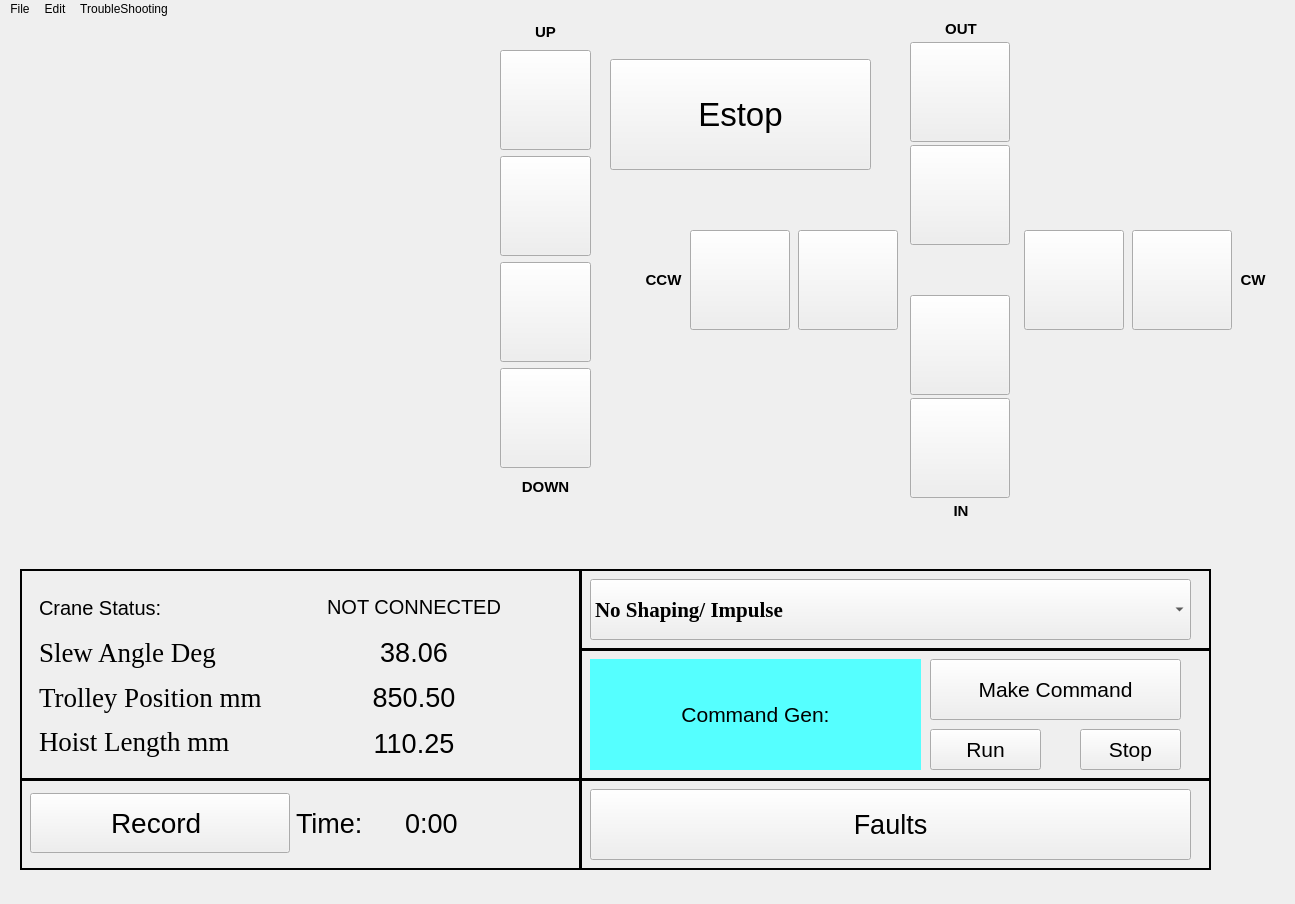
<?xml version="1.0" encoding="UTF-8"?>
<ui version="4.0">
 <class>MainWindow</class>
 <widget class="QMainWindow" name="MainWindow">
  <property name="geometry">
   <rect>
    <x>0</x>
    <y>0</y>
    <width>1295</width>
    <height>904</height>
   </rect>
  </property>
  <property name="windowTitle">
   <string>MainWindow</string>
  </property>
  <property name="styleSheet">
   <string notr="true">border-color: rgb(0, 0, 0);

</string>
  </property>
  <widget class="QWidget" name="centralwidget">
   <widget class="QWidget" name="crane_loc_img" native="true">
    <property name="geometry">
     <rect>
      <x>40</x>
      <y>80</y>
      <width>471</width>
      <height>471</height>
     </rect>
    </property>
   </widget>
   <widget class="QWidget" name="verticalLayoutWidget_2">
    <property name="geometry">
     <rect>
      <x>500</x>
      <y>0</y>
      <width>91</width>
      <height>480</height>
     </rect>
    </property>
    <layout class="QVBoxLayout" name="verticalLayout">
     <item>
      <widget class="QLabel" name="up_label">
       <property name="sizePolicy">
        <sizepolicy hsizetype="Preferred" vsizetype="Preferred">
         <horstretch>0</horstretch>
         <verstretch>0</verstretch>
        </sizepolicy>
       </property>
       <property name="font">
        <font>
         <pointsize>11</pointsize>
         <weight>75</weight>
         <bold>true</bold>
        </font>
       </property>
       <property name="layoutDirection">
        <enum>Qt::LeftToRight</enum>
       </property>
       <property name="text">
        <string>UP</string>
       </property>
       <property name="alignment">
        <set>Qt::AlignCenter</set>
       </property>
      </widget>
     </item>
     <item>
      <widget class="QPushButton" name="hoist_up_up_button">
       <property name="sizePolicy">
        <sizepolicy hsizetype="Fixed" vsizetype="Fixed">
         <horstretch>0</horstretch>
         <verstretch>0</verstretch>
        </sizepolicy>
       </property>
       <property name="minimumSize">
        <size>
         <width>0</width>
         <height>100</height>
        </size>
       </property>
       <property name="maximumSize">
        <size>
         <width>100</width>
         <height>16777215</height>
        </size>
       </property>
       <property name="text">
        <string/>
       </property>
       <property name="iconSize">
        <size>
         <width>30</width>
         <height>30</height>
        </size>
       </property>
      </widget>
     </item>
     <item>
      <widget class="QPushButton" name="hoist_up_button">
       <property name="minimumSize">
        <size>
         <width>0</width>
         <height>100</height>
        </size>
       </property>
       <property name="maximumSize">
        <size>
         <width>100</width>
         <height>16777215</height>
        </size>
       </property>
       <property name="text">
        <string/>
       </property>
      </widget>
     </item>
     <item>
      <widget class="QPushButton" name="hoist_down_button">
       <property name="minimumSize">
        <size>
         <width>0</width>
         <height>100</height>
        </size>
       </property>
       <property name="maximumSize">
        <size>
         <width>100</width>
         <height>16777215</height>
        </size>
       </property>
       <property name="text">
        <string/>
       </property>
      </widget>
     </item>
     <item>
      <widget class="QPushButton" name="hoist_down_down_button">
       <property name="minimumSize">
        <size>
         <width>0</width>
         <height>100</height>
        </size>
       </property>
       <property name="maximumSize">
        <size>
         <width>100</width>
         <height>16777215</height>
        </size>
       </property>
       <property name="text">
        <string/>
       </property>
      </widget>
     </item>
     <item>
      <widget class="QLabel" name="down_label">
       <property name="sizePolicy">
        <sizepolicy hsizetype="Preferred" vsizetype="Preferred">
         <horstretch>0</horstretch>
         <verstretch>0</verstretch>
        </sizepolicy>
       </property>
       <property name="font">
        <font>
         <pointsize>11</pointsize>
         <weight>75</weight>
         <bold>true</bold>
        </font>
       </property>
       <property name="layoutDirection">
        <enum>Qt::LeftToRight</enum>
       </property>
       <property name="text">
        <string>DOWN</string>
       </property>
       <property name="alignment">
        <set>Qt::AlignCenter</set>
       </property>
      </widget>
     </item>
    </layout>
   </widget>
   <widget class="QWidget" name="verticalLayoutWidget_3">
    <property name="geometry">
     <rect>
      <x>910</x>
      <y>0</y>
      <width>102</width>
      <height>502</height>
     </rect>
    </property>
    <layout class="QVBoxLayout" name="verticalLayout_2">
     <property name="spacing">
      <number>3</number>
     </property>
     <item>
      <widget class="QLabel" name="out_label">
       <property name="sizePolicy">
        <sizepolicy hsizetype="Preferred" vsizetype="Preferred">
         <horstretch>0</horstretch>
         <verstretch>0</verstretch>
        </sizepolicy>
       </property>
       <property name="font">
        <font>
         <pointsize>11</pointsize>
         <weight>75</weight>
         <bold>true</bold>
        </font>
       </property>
       <property name="layoutDirection">
        <enum>Qt::LeftToRight</enum>
       </property>
       <property name="text">
        <string>OUT</string>
       </property>
       <property name="alignment">
        <set>Qt::AlignCenter</set>
       </property>
      </widget>
     </item>
     <item>
      <widget class="QPushButton" name="trolley_back_back_button">
       <property name="sizePolicy">
        <sizepolicy hsizetype="Fixed" vsizetype="Fixed">
         <horstretch>0</horstretch>
         <verstretch>0</verstretch>
        </sizepolicy>
       </property>
       <property name="minimumSize">
        <size>
         <width>100</width>
         <height>100</height>
        </size>
       </property>
       <property name="maximumSize">
        <size>
         <width>100</width>
         <height>16777215</height>
        </size>
       </property>
       <property name="text">
        <string/>
       </property>
      </widget>
     </item>
     <item>
      <widget class="QPushButton" name="trolley_back_button">
       <property name="minimumSize">
        <size>
         <width>0</width>
         <height>100</height>
        </size>
       </property>
       <property name="maximumSize">
        <size>
         <width>100</width>
         <height>16777215</height>
        </size>
       </property>
       <property name="text">
        <string/>
       </property>
      </widget>
     </item>
     <item>
      <widget class="QLabel" name="trolley_spacer">
       <property name="minimumSize">
        <size>
         <width>0</width>
         <height>44</height>
        </size>
       </property>
       <property name="maximumSize">
        <size>
         <width>50</width>
         <height>44</height>
        </size>
       </property>
       <property name="text">
        <string/>
       </property>
      </widget>
     </item>
     <item>
      <widget class="QPushButton" name="trolley_forward_button">
       <property name="minimumSize">
        <size>
         <width>0</width>
         <height>100</height>
        </size>
       </property>
       <property name="maximumSize">
        <size>
         <width>100</width>
         <height>16777215</height>
        </size>
       </property>
       <property name="text">
        <string/>
       </property>
      </widget>
     </item>
     <item>
      <widget class="QPushButton" name="trolley_forward_forward_button">
       <property name="minimumSize">
        <size>
         <width>0</width>
         <height>100</height>
        </size>
       </property>
       <property name="maximumSize">
        <size>
         <width>100</width>
         <height>16777215</height>
        </size>
       </property>
       <property name="text">
        <string/>
       </property>
      </widget>
     </item>
     <item>
      <widget class="QLabel" name="in_label">
       <property name="sizePolicy">
        <sizepolicy hsizetype="Preferred" vsizetype="Preferred">
         <horstretch>0</horstretch>
         <verstretch>0</verstretch>
        </sizepolicy>
       </property>
       <property name="font">
        <font>
         <pointsize>11</pointsize>
         <weight>75</weight>
         <bold>true</bold>
        </font>
       </property>
       <property name="layoutDirection">
        <enum>Qt::LeftToRight</enum>
       </property>
       <property name="text">
        <string>IN</string>
       </property>
       <property name="alignment">
        <set>Qt::AlignCenter</set>
       </property>
      </widget>
     </item>
    </layout>
   </widget>
   <widget class="QWidget" name="horizontalLayoutWidget">
    <property name="geometry">
     <rect>
      <x>640</x>
      <y>210</y>
      <width>632</width>
      <height>102</height>
     </rect>
    </property>
    <layout class="QHBoxLayout" name="horizontalLayout">
     <property name="spacing">
      <number>3</number>
     </property>
     <item>
      <widget class="QLabel" name="in_label_3">
       <property name="sizePolicy">
        <sizepolicy hsizetype="Fixed" vsizetype="Preferred">
         <horstretch>0</horstretch>
         <verstretch>0</verstretch>
        </sizepolicy>
       </property>
       <property name="font">
        <font>
         <pointsize>11</pointsize>
         <weight>75</weight>
         <bold>true</bold>
        </font>
       </property>
       <property name="layoutDirection">
        <enum>Qt::LeftToRight</enum>
       </property>
       <property name="text">
        <string>CCW</string>
       </property>
       <property name="alignment">
        <set>Qt::AlignCenter</set>
       </property>
      </widget>
     </item>
     <item>
      <widget class="QPushButton" name="cc_cc_button">
       <property name="minimumSize">
        <size>
         <width>100</width>
         <height>100</height>
        </size>
       </property>
       <property name="maximumSize">
        <size>
         <width>100</width>
         <height>16777215</height>
        </size>
       </property>
       <property name="text">
        <string/>
       </property>
      </widget>
     </item>
     <item>
      <widget class="QPushButton" name="cc_button">
       <property name="minimumSize">
        <size>
         <width>100</width>
         <height>100</height>
        </size>
       </property>
       <property name="maximumSize">
        <size>
         <width>100</width>
         <height>16777215</height>
        </size>
       </property>
       <property name="text">
        <string/>
       </property>
      </widget>
     </item>
     <item>
      <widget class="QLabel" name="slew_spacer">
       <property name="minimumSize">
        <size>
         <width>0</width>
         <height>100</height>
        </size>
       </property>
       <property name="maximumSize">
        <size>
         <width>110</width>
         <height>16777215</height>
        </size>
       </property>
       <property name="text">
        <string/>
       </property>
      </widget>
     </item>
     <item>
      <widget class="QPushButton" name="c_button">
       <property name="minimumSize">
        <size>
         <width>100</width>
         <height>100</height>
        </size>
       </property>
       <property name="maximumSize">
        <size>
         <width>100</width>
         <height>16777215</height>
        </size>
       </property>
       <property name="text">
        <string/>
       </property>
      </widget>
     </item>
     <item>
      <widget class="QPushButton" name="c_c_button">
       <property name="minimumSize">
        <size>
         <width>100</width>
         <height>100</height>
        </size>
       </property>
       <property name="maximumSize">
        <size>
         <width>100</width>
         <height>16777215</height>
        </size>
       </property>
       <property name="text">
        <string/>
       </property>
      </widget>
     </item>
     <item>
      <widget class="QLabel" name="in_label_2">
       <property name="sizePolicy">
        <sizepolicy hsizetype="Fixed" vsizetype="Preferred">
         <horstretch>0</horstretch>
         <verstretch>0</verstretch>
        </sizepolicy>
       </property>
       <property name="font">
        <font>
         <pointsize>11</pointsize>
         <weight>75</weight>
         <bold>true</bold>
        </font>
       </property>
       <property name="layoutDirection">
        <enum>Qt::LeftToRight</enum>
       </property>
       <property name="text">
        <string>CW</string>
       </property>
       <property name="alignment">
        <set>Qt::AlignCenter</set>
       </property>
      </widget>
     </item>
    </layout>
   </widget>
   <widget class="QFrame" name="frame">
    <property name="geometry">
     <rect>
      <x>20</x>
      <y>550</y>
      <width>561</width>
      <height>211</height>
     </rect>
    </property>
    <property name="maximumSize">
     <size>
      <width>16777215</width>
      <height>16777215</height>
     </size>
    </property>
    <property name="frameShape">
     <enum>QFrame::Box</enum>
    </property>
    <property name="frameShadow">
     <enum>QFrame::Plain</enum>
    </property>
    <property name="lineWidth">
     <number>2</number>
    </property>
    <property name="midLineWidth">
     <number>1</number>
    </property>
    <widget class="QWidget" name="horizontalLayoutWidget_3">
     <property name="geometry">
      <rect>
       <x>19</x>
       <y>20</y>
       <width>521</width>
       <height>171</height>
      </rect>
     </property>
     <layout class="QHBoxLayout" name="pos_layout">
      <item>
       <layout class="QVBoxLayout" name="pos_infoLayout">
        <item>
         <widget class="QLabel" name="crane_status_info_label">
          <property name="font">
           <font>
            <pointsize>15</pointsize>
           </font>
          </property>
          <property name="text">
           <string>Crane Status: </string>
          </property>
         </widget>
        </item>
        <item>
         <widget class="QLabel" name="slew_info_label">
          <property name="sizePolicy">
           <sizepolicy hsizetype="Preferred" vsizetype="Preferred">
            <horstretch>0</horstretch>
            <verstretch>0</verstretch>
           </sizepolicy>
          </property>
          <property name="font">
           <font>
            <family>Times New Roman</family>
            <pointsize>20</pointsize>
           </font>
          </property>
          <property name="text">
           <string>Slew Angle Deg</string>
          </property>
         </widget>
        </item>
        <item>
         <widget class="QLabel" name="trolley_info_label">
          <property name="font">
           <font>
            <family>Times New Roman</family>
            <pointsize>20</pointsize>
           </font>
          </property>
          <property name="frameShape">
           <enum>QFrame::NoFrame</enum>
          </property>
          <property name="text">
           <string>Trolley Position mm</string>
          </property>
         </widget>
        </item>
        <item>
         <widget class="QLabel" name="hoist_info_label">
          <property name="font">
           <font>
            <family>Times New Roman</family>
            <pointsize>20</pointsize>
           </font>
          </property>
          <property name="text">
           <string>Hoist Length mm</string>
          </property>
         </widget>
        </item>
       </layout>
      </item>
      <item>
       <layout class="QVBoxLayout" name="pos_detailLayout">
        <property name="spacing">
         <number>11</number>
        </property>
        <item>
         <widget class="QLabel" name="crane_status_label">
          <property name="sizePolicy">
           <sizepolicy hsizetype="Expanding" vsizetype="Expanding">
            <horstretch>0</horstretch>
            <verstretch>0</verstretch>
           </sizepolicy>
          </property>
          <property name="font">
           <font>
            <pointsize>15</pointsize>
           </font>
          </property>
          <property name="text">
           <string>NOT CONNECTED</string>
          </property>
          <property name="alignment">
           <set>Qt::AlignCenter</set>
          </property>
         </widget>
        </item>
        <item>
         <widget class="QLabel" name="slew_label">
          <property name="sizePolicy">
           <sizepolicy hsizetype="Expanding" vsizetype="Expanding">
            <horstretch>0</horstretch>
            <verstretch>0</verstretch>
           </sizepolicy>
          </property>
          <property name="font">
           <font>
            <pointsize>20</pointsize>
           </font>
          </property>
          <property name="text">
           <string>38.06</string>
          </property>
          <property name="alignment">
           <set>Qt::AlignCenter</set>
          </property>
         </widget>
        </item>
        <item>
         <widget class="QLabel" name="trolley_label">
          <property name="sizePolicy">
           <sizepolicy hsizetype="Expanding" vsizetype="Expanding">
            <horstretch>0</horstretch>
            <verstretch>0</verstretch>
           </sizepolicy>
          </property>
          <property name="minimumSize">
           <size>
            <width>70</width>
            <height>0</height>
           </size>
          </property>
          <property name="maximumSize">
           <size>
            <width>16777215</width>
            <height>16777215</height>
           </size>
          </property>
          <property name="font">
           <font>
            <pointsize>20</pointsize>
           </font>
          </property>
          <property name="frameShape">
           <enum>QFrame::NoFrame</enum>
          </property>
          <property name="text">
           <string>850.50</string>
          </property>
          <property name="alignment">
           <set>Qt::AlignCenter</set>
          </property>
         </widget>
        </item>
        <item>
         <widget class="QLabel" name="hoist_label">
          <property name="sizePolicy">
           <sizepolicy hsizetype="Expanding" vsizetype="Expanding">
            <horstretch>0</horstretch>
            <verstretch>0</verstretch>
           </sizepolicy>
          </property>
          <property name="font">
           <font>
            <pointsize>20</pointsize>
           </font>
          </property>
          <property name="text">
           <string>110.25</string>
          </property>
          <property name="alignment">
           <set>Qt::AlignCenter</set>
          </property>
         </widget>
        </item>
       </layout>
      </item>
     </layout>
    </widget>
   </widget>
   <widget class="QFrame" name="frame_2">
    <property name="geometry">
     <rect>
      <x>580</x>
      <y>630</y>
      <width>631</width>
      <height>131</height>
     </rect>
    </property>
    <property name="maximumSize">
     <size>
      <width>16777215</width>
      <height>16777215</height>
     </size>
    </property>
    <property name="frameShape">
     <enum>QFrame::Box</enum>
    </property>
    <property name="frameShadow">
     <enum>QFrame::Plain</enum>
    </property>
    <property name="lineWidth">
     <number>2</number>
    </property>
    <property name="midLineWidth">
     <number>1</number>
    </property>
    <widget class="QPushButton" name="traj_run_button">
     <property name="geometry">
      <rect>
       <x>350</x>
       <y>80</y>
       <width>111</width>
       <height>41</height>
      </rect>
     </property>
     <property name="font">
      <font>
       <pointsize>16</pointsize>
      </font>
     </property>
     <property name="text">
      <string>Run</string>
     </property>
    </widget>
    <widget class="QPushButton" name="traj_stop_button">
     <property name="geometry">
      <rect>
       <x>500</x>
       <y>80</y>
       <width>101</width>
       <height>41</height>
      </rect>
     </property>
     <property name="font">
      <font>
       <pointsize>16</pointsize>
      </font>
     </property>
     <property name="text">
      <string>Stop</string>
     </property>
    </widget>
    <widget class="QPushButton" name="loadTraj_button">
     <property name="geometry">
      <rect>
       <x>350</x>
       <y>10</y>
       <width>251</width>
       <height>61</height>
      </rect>
     </property>
     <property name="font">
      <font>
       <pointsize>16</pointsize>
      </font>
     </property>
     <property name="text">
      <string>Make Command</string>
     </property>
    </widget>
    <widget class="QLabel" name="traj_label">
     <property name="geometry">
      <rect>
       <x>10</x>
       <y>10</y>
       <width>331</width>
       <height>111</height>
      </rect>
     </property>
     <property name="sizePolicy">
      <sizepolicy hsizetype="Preferred" vsizetype="Fixed">
       <horstretch>0</horstretch>
       <verstretch>0</verstretch>
      </sizepolicy>
     </property>
     <property name="font">
      <font>
       <pointsize>16</pointsize>
      </font>
     </property>
     <property name="styleSheet">
      <string notr="true">background-color: rgb(85, 255, 255);</string>
     </property>
     <property name="frameShape">
      <enum>QFrame::NoFrame</enum>
     </property>
     <property name="text">
      <string>Command Gen:</string>
     </property>
     <property name="alignment">
      <set>Qt::AlignCenter</set>
     </property>
    </widget>
   </widget>
   <widget class="QFrame" name="frame_3">
    <property name="geometry">
     <rect>
      <x>580</x>
      <y>550</y>
      <width>631</width>
      <height>81</height>
     </rect>
    </property>
    <property name="maximumSize">
     <size>
      <width>16777215</width>
      <height>16777215</height>
     </size>
    </property>
    <property name="frameShape">
     <enum>QFrame::Box</enum>
    </property>
    <property name="frameShadow">
     <enum>QFrame::Plain</enum>
    </property>
    <property name="lineWidth">
     <number>2</number>
    </property>
    <property name="midLineWidth">
     <number>1</number>
    </property>
    <widget class="QComboBox" name="shaper_ComboBox">
     <property name="geometry">
      <rect>
       <x>10</x>
       <y>10</y>
       <width>601</width>
       <height>61</height>
      </rect>
     </property>
     <property name="sizePolicy">
      <sizepolicy hsizetype="Preferred" vsizetype="Fixed">
       <horstretch>0</horstretch>
       <verstretch>0</verstretch>
      </sizepolicy>
     </property>
     <property name="font">
      <font>
       <family>Times New Roman</family>
       <pointsize>16</pointsize>
       <weight>75</weight>
       <bold>true</bold>
       <strikeout>false</strikeout>
       <stylestrategy>PreferAntialias</stylestrategy>
       <kerning>false</kerning>
      </font>
     </property>
     <property name="cursor">
      <cursorShape>ArrowCursor</cursorShape>
     </property>
     <property name="maxCount">
      <number>2147483644</number>
     </property>
     <item>
      <property name="text">
       <string>No Shaping/ Impulse</string>
      </property>
     </item>
     <item>
      <property name="text">
       <string>Zero Vibration ZV shaper</string>
      </property>
     </item>
     <item>
      <property name="text">
       <string>Error Intolerant EI Shaper</string>
      </property>
     </item>
     <item>
      <property name="text">
       <string>Custom Shaper 1</string>
      </property>
     </item>
     <item>
      <property name="text">
       <string>Custom Shaper 2</string>
      </property>
     </item>
     <item>
      <property name="text">
       <string>Trajectory Mode</string>
      </property>
     </item>
    </widget>
   </widget>
   <widget class="QFrame" name="frame_4">
    <property name="geometry">
     <rect>
      <x>20</x>
      <y>760</y>
      <width>561</width>
      <height>91</height>
     </rect>
    </property>
    <property name="maximumSize">
     <size>
      <width>16777215</width>
      <height>16777215</height>
     </size>
    </property>
    <property name="frameShape">
     <enum>QFrame::Box</enum>
    </property>
    <property name="frameShadow">
     <enum>QFrame::Plain</enum>
    </property>
    <property name="lineWidth">
     <number>2</number>
    </property>
    <property name="midLineWidth">
     <number>1</number>
    </property>
    <widget class="QWidget" name="horizontalLayoutWidget_2">
     <property name="geometry">
      <rect>
       <x>10</x>
       <y>-1</y>
       <width>531</width>
       <height>91</height>
      </rect>
     </property>
     <layout class="QHBoxLayout" name="horizontalLayout_2" stretch="5,2,3">
      <item>
       <widget class="QPushButton" name="rec_button">
        <property name="sizePolicy">
         <sizepolicy hsizetype="Expanding" vsizetype="Fixed">
          <horstretch>0</horstretch>
          <verstretch>0</verstretch>
         </sizepolicy>
        </property>
        <property name="minimumSize">
         <size>
          <width>0</width>
          <height>60</height>
         </size>
        </property>
        <property name="font">
         <font>
          <pointsize>21</pointsize>
         </font>
        </property>
        <property name="text">
         <string>Record </string>
        </property>
       </widget>
      </item>
      <item>
       <widget class="QLabel" name="recTime_info_label">
        <property name="sizePolicy">
         <sizepolicy hsizetype="Expanding" vsizetype="Preferred">
          <horstretch>0</horstretch>
          <verstretch>0</verstretch>
         </sizepolicy>
        </property>
        <property name="font">
         <font>
          <pointsize>20</pointsize>
         </font>
        </property>
        <property name="text">
         <string>Time:</string>
        </property>
       </widget>
      </item>
      <item>
       <widget class="QLabel" name="recTime_label">
        <property name="sizePolicy">
         <sizepolicy hsizetype="Expanding" vsizetype="Preferred">
          <horstretch>0</horstretch>
          <verstretch>0</verstretch>
         </sizepolicy>
        </property>
        <property name="font">
         <font>
          <pointsize>20</pointsize>
         </font>
        </property>
        <property name="text">
         <string>0:00</string>
        </property>
       </widget>
      </item>
     </layout>
    </widget>
   </widget>
   <widget class="QFrame" name="frame_5">
    <property name="geometry">
     <rect>
      <x>580</x>
      <y>760</y>
      <width>631</width>
      <height>91</height>
     </rect>
    </property>
    <property name="sizePolicy">
     <sizepolicy hsizetype="Preferred" vsizetype="Preferred">
      <horstretch>0</horstretch>
      <verstretch>0</verstretch>
     </sizepolicy>
    </property>
    <property name="maximumSize">
     <size>
      <width>16777215</width>
      <height>16777215</height>
     </size>
    </property>
    <property name="layoutDirection">
     <enum>Qt::RightToLeft</enum>
    </property>
    <property name="frameShape">
     <enum>QFrame::Box</enum>
    </property>
    <property name="frameShadow">
     <enum>QFrame::Plain</enum>
    </property>
    <property name="lineWidth">
     <number>2</number>
    </property>
    <property name="midLineWidth">
     <number>1</number>
    </property>
    <widget class="QWidget" name="verticalLayoutWidget_4">
     <property name="geometry">
      <rect>
       <x>10</x>
       <y>10</y>
       <width>601</width>
       <height>71</height>
      </rect>
     </property>
     <layout class="QVBoxLayout" name="warningLayout">
      <item>
       <widget class="QPushButton" name="fault_button">
        <property name="sizePolicy">
         <sizepolicy hsizetype="Preferred" vsizetype="Preferred">
          <horstretch>0</horstretch>
          <verstretch>20</verstretch>
         </sizepolicy>
        </property>
        <property name="font">
         <font>
          <pointsize>20</pointsize>
         </font>
        </property>
        <property name="text">
         <string>Faults</string>
        </property>
       </widget>
      </item>
     </layout>
    </widget>
   </widget>
   <widget class="QPushButton" name="eStop_button">
    <property name="geometry">
     <rect>
      <x>610</x>
      <y>40</y>
      <width>261</width>
      <height>111</height>
     </rect>
    </property>
    <property name="sizePolicy">
     <sizepolicy hsizetype="Preferred" vsizetype="Preferred">
      <horstretch>0</horstretch>
      <verstretch>20</verstretch>
     </sizepolicy>
    </property>
    <property name="font">
     <font>
      <pointsize>25</pointsize>
     </font>
    </property>
    <property name="text">
     <string>Estop</string>
    </property>
   </widget>
   <zorder>frame</zorder>
   <zorder>frame_2</zorder>
   <zorder>frame_3</zorder>
   <zorder>crane_loc_img</zorder>
   <zorder>verticalLayoutWidget_2</zorder>
   <zorder>verticalLayoutWidget_3</zorder>
   <zorder>horizontalLayoutWidget</zorder>
   <zorder>frame_4</zorder>
   <zorder>frame_5</zorder>
   <zorder>eStop_button</zorder>
  </widget>
  <widget class="QMenuBar" name="menubar">
   <property name="geometry">
    <rect>
     <x>0</x>
     <y>0</y>
     <width>1295</width>
     <height>22</height>
    </rect>
   </property>
   <widget class="QMenu" name="menuFile">
    <property name="title">
     <string>File</string>
    </property>
    <addaction name="actionExport_Shaper_1"/>
    <addaction name="actionExport_Shaper_2"/>
    <addaction name="actionExport_Recording_Data"/>
   </widget>
   <widget class="QMenu" name="menuEdit">
    <property name="title">
     <string>Edit</string>
    </property>
    <addaction name="actionChange_User_Shaper_1"/>
    <addaction name="actionChange_User_Shaper_2"/>
   </widget>
   <widget class="QMenu" name="menuTroubleShooting">
    <property name="title">
     <string>TroubleShooting</string>
    </property>
    <addaction name="actionCalibrate_Auto"/>
    <addaction name="actionEdit_manual_calibration"/>
    <addaction name="actionReconnect_to_Crane"/>
   </widget>
   <addaction name="menuFile"/>
   <addaction name="menuEdit"/>
   <addaction name="menuTroubleShooting"/>
  </widget>
  <widget class="QStatusBar" name="statusbar"/>
  <action name="actionExport_Shaper_1">
   <property name="text">
    <string>Export Shaper 1</string>
   </property>
  </action>
  <action name="actionExport_Shaper_2">
   <property name="text">
    <string>Export Shaper 2</string>
   </property>
  </action>
  <action name="actionExport_Recording_Data">
   <property name="text">
    <string>Export Recording Data</string>
   </property>
  </action>
  <action name="actionChange_User_Shaper_1">
   <property name="text">
    <string>Change User Shaper 1</string>
   </property>
  </action>
  <action name="actionChange_User_Shaper_2">
   <property name="text">
    <string>Change User Shaper 2</string>
   </property>
  </action>
  <action name="actionCalibrate_Auto">
   <property name="text">
    <string>Calibrate Auto</string>
   </property>
  </action>
  <action name="actionEdit_Slew_Angle">
   <property name="text">
    <string>Edit Slew Angle</string>
   </property>
  </action>
  <action name="actionEdit_Trolley_Height">
   <property name="text">
    <string>Edit Trolley Position</string>
   </property>
  </action>
  <action name="actionEdit_manual_calibration">
   <property name="text">
    <string>Manual Calibration</string>
   </property>
  </action>
  <action name="actionReconnect_to_Crane">
   <property name="text">
    <string>Reconnect to Crane</string>
   </property>
  </action>
 </widget>
 <resources/>
 <connections/>
</ui>
